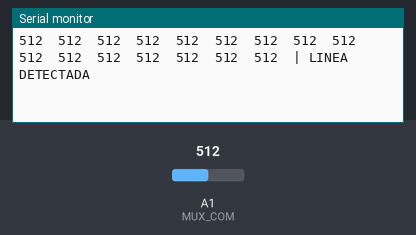
The sketch below on a simulated Arduino Uno, built with avr-gcc and run on an emulated ATmega328P. Shown: the last lines printed to the serial monitor. The test bench sets the inputs (shaded band); at power-on: A1 (MUX_COM) = 512.

Above: at 1.3 s.
1.4 s: A1 (MUX_COM) set to 716
At 1.49 s:
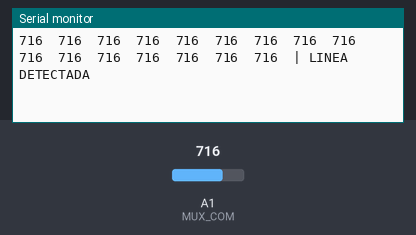
2.9 s: A1 (MUX_COM) set to 900
At 2.97 s:
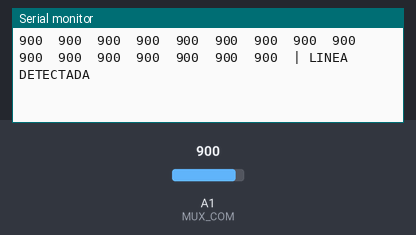
Timing chart, 0 to 5.9 s (numbered marks = the images above; inputs shaded):
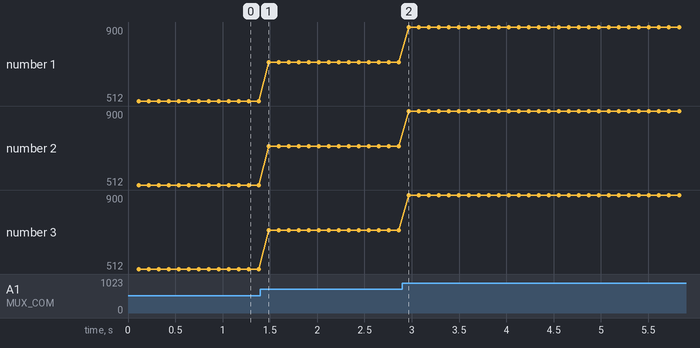

The sketch:

Sensores.ino
```cpp
// ===== PRUEBA DE BARRA DE SENSORES - VERSIÓN SIMPLE =====
// Solo para verificar que los 16 sensores funcionan y detectan línea
// Pines del multiplexor (igual que en tu código del robot)
#define MUX_COM  1
#define S0       0
#define S1       2
#define S2       3
#define S3       4

#define UMBRAL   2000  // Ajusta este valor según tu superficie
                       // Mayor a 2000 = blanco, menor = negro

int sensores[16];

void setup() {
  Serial.begin(115200);
  delay(100);

  // Configurar pines de selección del multiplexor
  pinMode(S0, OUTPUT);
  pinMode(S1, OUTPUT);
  pinMode(S2, OUTPUT);
  pinMode(S3, OUTPUT);

  // Configurar pin del ADC (COM)
  pinMode(MUX_COM, INPUT);

  Serial.println("=== PRUEBA DE SENSORES ===");
  Serial.println("Ajusta el umbral si es necesario");
  Serial.print("Umbral actual: ");
  Serial.println(UMBRAL);
  Serial.println("Formato: S0 S1 S2 ... S15 | Deteccion");
  Serial.println("----------------------------------------");
}

void loop() {
  // Leer los 16 sensores
  for(int i = 0; i < 16; i++) {
    // Seleccionar canal del multiplexor
    digitalWrite(S0, i & 0x01);	//0001
    digitalWrite(S1, i & 0x02); //0010
    digitalWrite(S2, i & 0x04);	//0100
    digitalWrite(S3, i & 0x08); //1000

    delayMicroseconds(50);  // Pequeña pausa para estabilizar

    // Leer valor analógico
    sensores[i] = analogRead(MUX_COM);
  }

  // Mostrar valores de todos los sensores
  for(int i = 0; i < 16; i++) {
    Serial.print(sensores[i]);
    Serial.print("\t");
  }

  // Detectar si hay línea negra (debajo del umbral)
  bool linea_detectada = false;
  for(int i = 0; i < 16; i++) {
    if(sensores[i] < UMBRAL) {
      linea_detectada = true;
      break;
    }
  }

  // Mostrar estado de la línea
  if(linea_detectada) {
    Serial.print("| LINEA DETECTADA");
  } else {
    Serial.print("| SIN LINEA");
  }

  Serial.println();

  // Pequeña pausa para no saturar el monitor serial
  delay(100);
}
```

Measured:
- after the input at 1.4 s, the serial monitor: prints a new line after 0.09 s (image 1)
- after the input at 2.9 s, the serial monitor: prints a new line after 0.07 s (image 2)
- plotted number 1: 512 → 716 after the input at 1.4 s, 716 → 900 after the input at 2.9 s
- plotted number 2: 512 → 716 after the input at 1.4 s, 716 → 900 after the input at 2.9 s
- plotted number 3: 512 → 716 after the input at 1.4 s, 716 → 900 after the input at 2.9 s
